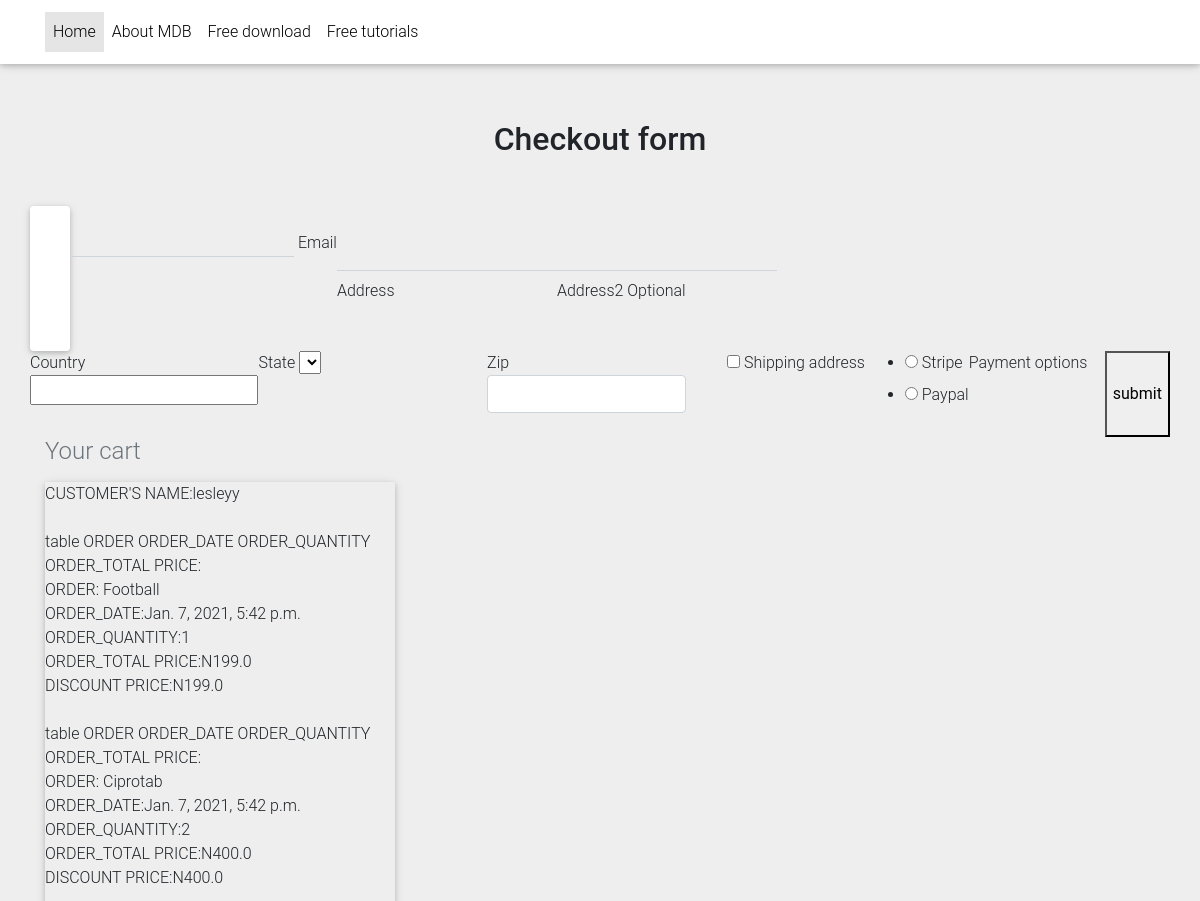
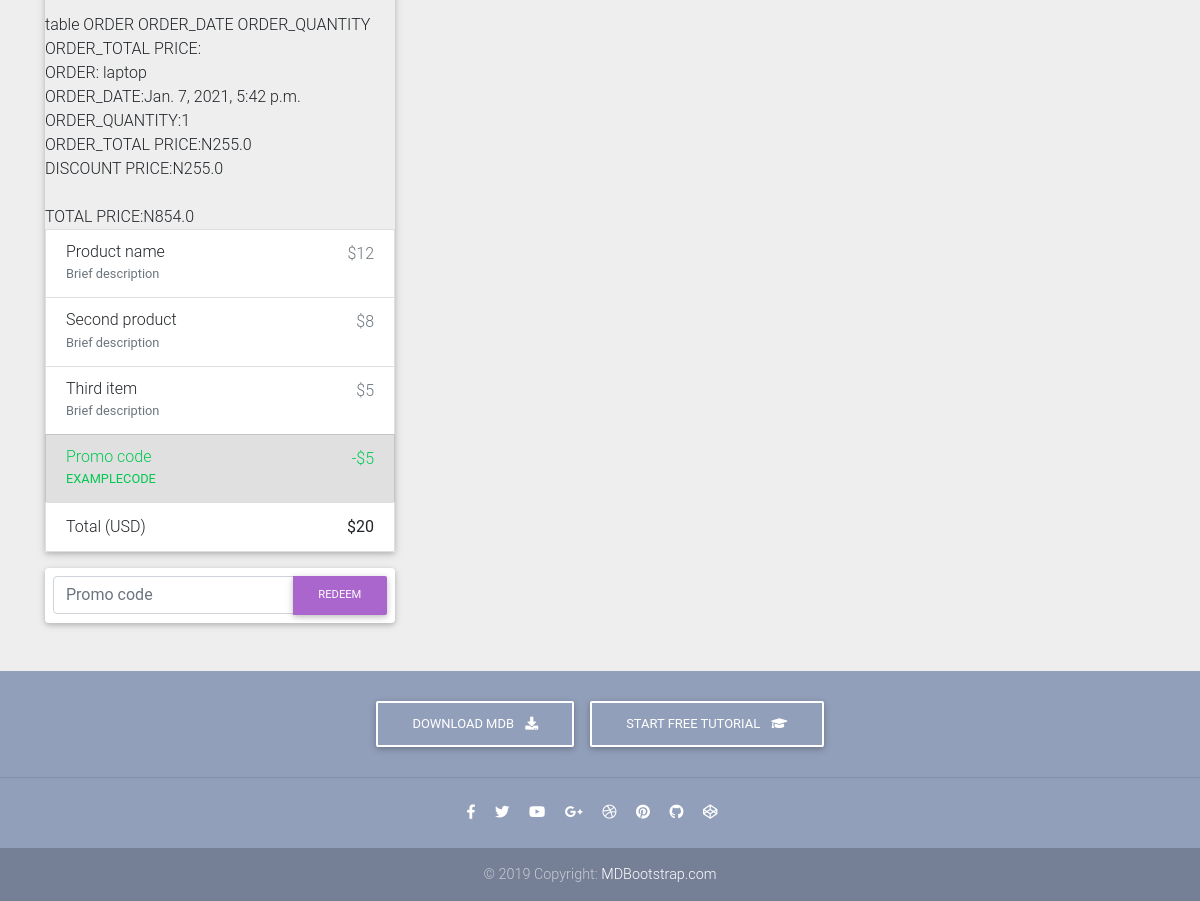
The page /Home/checkout/ (signed in) on the database its author committed (2 pictures, top to bottom).
### Home/models.py (models this page shows, shortened)
class Order(models.Model):
    STATUS = (('delivered','delivered'),('pending','pending'),('out for delivery','out for delivery'))
    customer = models.ForeignKey(Customer,null=True,on_delete=models.SET_NULL)
    item = models.ForeignKey(Products, null=True, on_delete=models.SET_NULL)
    quantity = models.IntegerField(null=True,default=1)
    status  = models.CharField(max_length=200,choices=STATUS)
    created = models.DateTimeField(null=True, auto_now=False, auto_now_add=True)
    Billing_address = models.ForeignKey(
          Checkout,on_delete=models.SET_NULL,null=True)
    def realprice(self):
        if self.item.discount:
            j =self.item.price - self.item.discount
            return j * self.quantity
        return self.item.price * self.quantity
    def saved_price(self):
        if self.item.discount:
            v = self.realprice() - self.item.discount
            return v
        return self.realprice()

class Products(models.Model):
    title  = models.CharField(max_length=200,null=True)
    price = models.FloatField(null=True)
    description = models.TextField(null=True,blank=True)
    tag  = models.ManyToManyField(Tags)
    profile_pic = models.ImageField(null=True,blank=True,default="/Koala.jpg/")
    discount =  models.FloatField(blank=True,null=True)
    def __str__(self):
        return self.title

### Home/views.py (the view)
@login_required(login_url='Home:login')
def checkout_view (request):
    if request.method == "POST":
        print(request.POST)
    form = Checkoutform(request.POST )
    try:
        order_qs = Order.objects.filter(customer=request.user.customer,
                                        status='pending', )
        if form.is_valid():
            email = form.cleaned_data.get('email')
            Address = form.cleaned_data.get('Address')
            Address2 = form.cleaned_data.get('Address2')
            country = form.cleaned_data.get('country')
            state = form.cleaned_data.get('state')
            Zip = form.cleaned_data.get('Zip')
            Shipping_Address = form.cleaned_data.get('Shipping_Address')
            payment_options =  form.cleaned_data.get('payment_options')
            billing_address = Checkout.objects.create(user= request.user,
                                       Email = email,
                                       Address= Address,
                                       Address2= Address2,
                                       Country= country,
                                       state= state,
                                       Zip= Zip,
                                       Shipping_Address=Shipping_Address,
                                         Payment_options=payment_options,
                                       )
            print(billing_address.Payment_options)
            for obj in order_qs:
                print(obj.Billing_address)
                obj.Billing_address = billing_address
                obj.save()
            return redirect(billing_address.paymenturl())
        else:
            print('kj')
    except ObjectDoesNotExist:
        messages.error(request,'you dont have an order')
    addtocart = Order.objects.filter(customer=request.user.customer)
    t = 0
    for i in addtocart:
        if i.item.discount:
            a = i.saved_price() + t
            t = a
            print(t)
        else:
            v = i.item.price * i.quantity
            a = v + t
            t = a
    context = {'form':form,'addtocart': addtocart, 't': t}
    return render(request,'Ecommerce-Template-Bootstrap-master/checkout-page.html',context)

### Home/forms.py
class Checkoutform(forms.Form):
    email = forms.EmailField()
    Address = forms.CharField(widget=forms.TextInput(
        attrs={'class': 'form-control'}))
    Address2 = forms.CharField(widget=forms.TextInput(
        attrs={'class': 'form-control'}))
    country = CountryField(blank_label='(select country)').formfield(widget=CountrySelectWidget())
    state = forms.ChoiceField(required=False)
    Zip = forms.CharField(widget=forms.TextInput(
        attrs={'class': 'form-control'}))
    Shipping_Address = forms.CharField(widget=forms.CheckboxInput())
    payment_options = forms.ChoiceField(widget=forms.RadioSelect,
                                        choices=PAYMENT_CHOICES)

### Home/templates/Ecommerce-Template-Bootstrap-master/checkout-page.html (shortened to what this page needs)
{% load countries %}
<!DOCTYPE html>
<html lang="en">
<head>
  <link rel="stylesheet" href="https://use.fontawesome.com/releases/v5.11.2/css/all.css">
  <link href="css/bootstrap.min.css" rel="stylesheet">
  <link href="css/mdb.min.css" rel="stylesheet">
  <link href="css/style.min.css" rel="stylesheet">
</head>
<body class="grey lighten-3">
  <nav class="navbar fixed-top navbar-expand-lg navbar-light white scrolling-navbar">
    <div class="container">
      <div class="collapse navbar-collapse" id="navbarSupportedContent">
        <ul class="navbar-nav mr-auto">
          <li class="nav-item active">
            <a class="nav-link waves-effect" href="#">Home
            </a>
          </li>
          <li class="nav-item">
            <a class="nav-link waves-effect" href="https://mdbootstrap.com/docs/jquery/" target="_blank">About MDB</a>
          </li>
          <li class="nav-item">
            <a class="nav-link waves-effect" href="https://mdbootstrap.com/docs/jquery/getting-started/download/" target="_blank">Free download</a>
          </li>
          <li class="nav-item">
            <a class="nav-link waves-effect" href="https://mdbootstrap.com/education/bootstrap/" target="_blank">Free tutorials</a>
          </li>
        </ul>
    </div>
  </nav>
  <main class="mt-5 pt-4">
    <div class="container wow fadeIn">
      <h2 class="my-5 h2 text-center">Checkout form</h2>
      <div class="row">
          <div class="card">
            <form class="card-body" method="POST" action="">
              <div class="row">
                <div class="col-md-6 mb-2">
                </div>
              </div>
              </div>
              <div class="md-form mb-5">
               {{form.email}}
                {{form.email.label}}
              </div>
              <div class="md-form mb-5">
               {{form.Address}}
                 {{form.Address.label}}
              </div>
              <div class="md-form mb-5">
                {{form.Address2}}
                 {{form.Address2.label}} <span>Optional</span>
              </div>
              <div class="row">
                <div class="col-lg-4 col-md-12 mb-4">
                  {{form.country.label}}
                   {{form.country}}
                </div>
                <div class="col-lg-4 col-md-6 mb-4">
                  {{form.state.label}}
                   {{form.state}}
                </div>
                <div class="col-lg-4 col-md-6 mb-4">
                  {{form.Zip.label}}
                   {{form.Zip}}
                </div>
              </div>
              <div class="custom-control custom-checkbox">
                {{form.Shipping_Address}}
                 {{form.Shipping_Address.label}}
              </div>
                 {{form.payment_options}}
                 {{form.payment_options.label}}
          <button type="submit">submit</button>
        <div class="col-md-4 mb-4">
          <h4 class="d-flex justify-content-between align-items-center mb-3">
            <span class="text-muted">Your cart</span>
          </h4>
          <ul class="list-group mb-3 z-depth-1">
            <div> CUSTOMER'S NAME:{{request.user}} </div>
<br>
<div>
{% for i in addtocart %}
   <tr>
       <th scope="row">table </th>
         <td colspan="10">ORDER </td>
         <td> ORDER_DATE</td>
         <td>ORDER_QUANTITY </td>
         <td> ORDER_TOTAL PRICE:</td>
   </tr>
    <div>ORDER: {{i.item}}</div>
    <div>ORDER_DATE:{{i.created}}</div>
    <div>ORDER_QUANTITY:{{i.quantity}}</div>
     <div>ORDER_TOTAL PRICE:N{{i.realprice}}</div>
    <div>DISCOUNT PRICE:N{{i.saved_price}}</div>
    <br>
{% endfor %}
   <div> TOTAL PRICE:N{{t}}</div>
</div>
            <li class="list-group-item d-flex justify-content-between lh-condensed">
              <div>
                <h6 class="my-0">Product name</h6>
                <small class="text-muted">Brief description</small>
              </div>
              <span class="text-muted">$12</span>
            </li>
            <li class="list-group-item d-flex justify-content-between lh-condensed">
              <div>
                <h6 class="my-0">Second product</h6>
                <small class="text-muted">Brief description</small>
              </div>
              <span class="text-muted">$8</span>
            </li>
            <li class="list-group-item d-flex justify-content-between lh-condensed">
              <div>
                <h6 class="my-0">Third item</h6>
                <small class="text-muted">Brief description</small>
              </div>
              <span class="text-muted">$5</span>
            </li>
            <li class="list-group-item d-flex justify-content-between bg-light">
              <div class="text-success">
                <h6 class="my-0">Promo code</h6>
                <small>EXAMPLECODE</small>
              </div>
              <span class="text-success">-$5</span>
            </li>
            <li class="list-group-item d-flex justify-content-between">
              <span>Total (USD)</span>
              <strong>$20</strong>
            </li>
          </ul>
          <form class="card p-2">
            <div class="input-group">
              <input type="text" class="form-control" placeholder="Promo code" aria-label="Recipient's username" aria-describedby="basic-addon2">
              <div class="input-group-append">
                <button class="btn btn-secondary btn-md waves-effect m-0" type="button">Redeem</button>
              </div>
            </div>
          </form>
        </div>
      </div>
    </div>
  </main>
  <footer class="page-footer text-center font-small mt-4 wow fadeIn">
    <div class="pt-4">
      <a class="btn btn-outline-white" href="https://mdbootstrap.com/docs/jquery/getting-started/download/" target="_blank" role="button">Download MDB
        <i class="fas fa-download ml-2"></i>
      </a>
      <a class="btn btn-outline-white" href="https://mdbootstrap.com/education/bootstrap/" target="_blank" role="button">Start free tutorial
        <i class="fas fa-graduation-cap ml-2"></i>
      </a>
    </div>
    <hr class="my-4">
    <div class="pb-4">
      <a href="https://www.facebook.com/mdbootstrap" target="_blank">
        <i class="fab fa-facebook-f mr-3"></i>
      </a>
      <a href="https://twitter.com/MDBootstrap" target="_blank">
        <i class="fab fa-twitter mr-3"></i>
      </a>
      <a href="https://www.youtube.com/watch?v=7MUISDJ5ZZ4" target="_blank">
        <i class="fab fa-youtube mr-3"></i>
      </a>
      <a href="https://plus.google.com/u/0/b/107863090883699620484" target="_blank">
        <i class="fab fa-google-plus-g mr-3"></i>
      </a>
      <a href="https://dribbble.com/mdbootstrap" target="_blank">
        <i class="fab fa-dribbble mr-3"></i>
      </a>
      <a href="https://pinterest.com/mdbootstrap" target="_blank">
        <i class="fab fa-pinterest mr-3"></i>
      </a>
      <a href="https://github.com/mdbootstrap/bootstrap-material-design" target="_blank">
        <i class="fab fa-github mr-3"></i>
      </a>
      <a href="http://codepen.io/mdbootstrap/" target="_blank">
        <i class="fab fa-codepen mr-3"></i>
      </a>
    </div>
    <div class="footer-copyright py-3">
      © 2019 Copyright:
      <a href="https://mdbootstrap.com/education/bootstrap/" target="_blank"> MDBootstrap.com </a>
    </div>
  </footer>
</body>
</html>

### rows shown on the page
Order: item "Football", created "Jan. 7, 2021, 5:42 p.m.", quantity "1", realprice "199.0", saved_price "199.0"
Order: item "Ciprotab", created "Jan. 7, 2021, 5:42 p.m.", quantity "2", realprice "400.0", saved_price "400.0"
Order: item "laptop", created "Jan. 7, 2021, 5:42 p.m.", quantity "1", realprice "255.0", saved_price "255.0"

### other values the page prints
{{ request.user }} "lesleyy"
{{ t }} "854.0"
